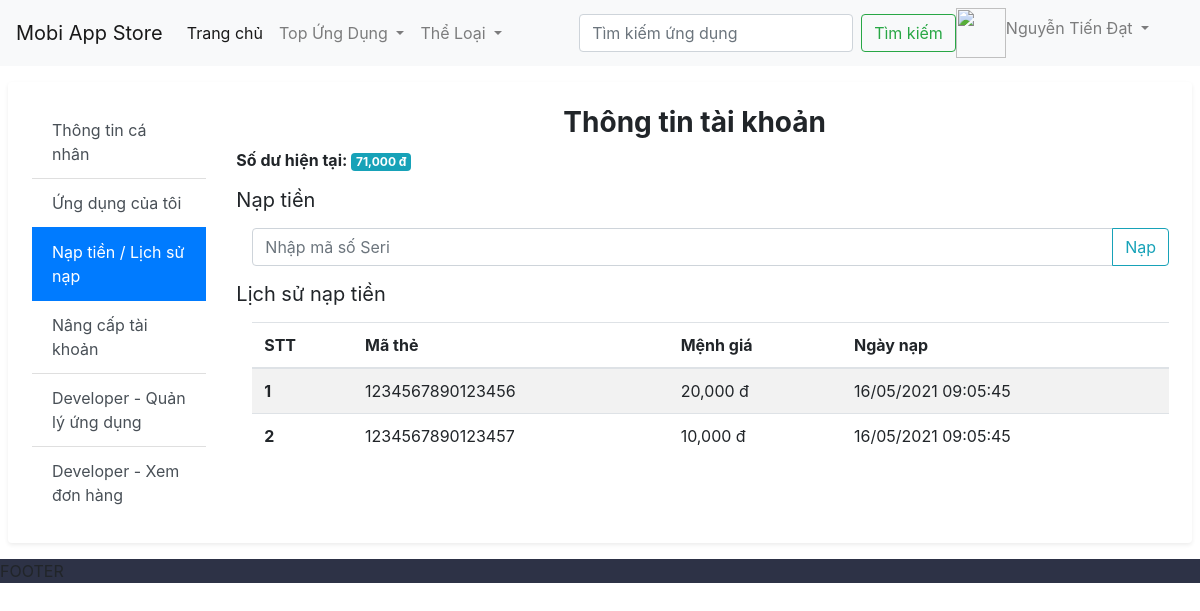
The page /account/balance.php (signed in) on the database its author committed.
### tables this page shows
CREATE TABLE `accounts` (
  `id` int(11) NOT NULL,
  `email` varchar(255) NOT NULL,
  `password` varchar(40) NOT NULL COMMENT 'password hashed',
  `account_type` tinyint(4) NOT NULL DEFAULT '1' COMMENT '0: admin, 1: user, 2: developer',
  `full_name` varchar(30) NOT NULL,
  `avatar` varchar(256) DEFAULT NULL COMMENT 'Link avatar image',
  `cmnd_front_image` varchar(200) DEFAULT NULL COMMENT 'Hình cmnd mặt trước (cho dev)',
  `cmnd_back_image` varchar(200) DEFAULT NULL COMMENT 'Hình cmnd mặt sau (cho up dev)',
  `developer_name` varchar(30) DEFAULT NULL,
  `developer_email` varchar(255) DEFAULT NULL,
  `developer_phone_number` varchar(12) DEFAULT NULL,
  `developer_address` varchar(100) DEFAULT NULL,
  `balance` int(11) NOT NULL DEFAULT '0' COMMENT 'Số tiền dư trong tài khoản'
);

CREATE TABLE `deposit_history` (
  `card_id` int(11) NOT NULL,
  `account_id` int(11) NOT NULL,
  `created_time` datetime NOT NULL DEFAULT CURRENT_TIMESTAMP COMMENT 'Ngày nạp'
);

CREATE TABLE `cards` (
  `id` int(11) NOT NULL,
  `seri_number` varchar(16) NOT NULL,
  `denomination` mediumint(9) NOT NULL COMMENT 'Mệnh giá: 50k -> 500k',
  `used` tinyint(1) NOT NULL DEFAULT '0',
  `created_time` datetime NOT NULL DEFAULT CURRENT_TIMESTAMP
);

### __/Utility/AccountUtility.php (called while the page is built, shortened)
<?php
class AccountUtility
{
    private static $info = null;
    public static function isLogin()
    {
        if(self::$info === null && isset($_SESSION['account'])){
            self::$info = $_SESSION['account'];
        }
        return self::$info !== null;
    }
    public static function isDev(){
        return self::$info['account_type'] == self::DEV;
    }
}

### account/balance.php (the view, shortened to what this page needs)
<?php
$pdo = Common::getPdo();
$sql = 'SELECT balance FROM accounts WHERE id = :id';
$sth = $pdo->prepare($sql, array(PDO::ATTR_CURSOR => PDO::CURSOR_FWDONLY));
$sth->execute(array(':id' => AccountUtility::getId()));
$red = $sth->fetchAll();
$balance = $red[0]['balance'];
$sql = 'SELECT h.*,c.seri_number, c.denomination FROM deposit_history h INNER JOIN cards c ON h.card_id = c.id WHERE h.account_id = :account_id';
$sth = $pdo->prepare($sql, array(PDO::ATTR_CURSOR => PDO::CURSOR_FWDONLY));
$sth->execute(array(':account_id' => AccountUtility::getId()));
$histories = $sth->fetchAll();
$validate = [];
$data = [];
?>
<html>
<head>
    <?php require_once __DIR__ . '/../layout/head.php' ?>
    <?php require_once __DIR__ . '/../layout/header.php' ?>
</head>
<body class="naptien">
    <div class="shadow-sm p-2 m-2 bg-white rounded">
        <div class="row m-3">
            <div class="col-2 list-group list-group-flush">
                <a href="./" class="list-group-item list-group-item-action ">Thông tin cá nhân</a>
                <a href="./" class="list-group-item list-group-item-action ">Ứng dụng của tôi</a>
                <a href="#" class="list-group-item list-group-item-action active">Nạp tiền / Lịch sử nạp</a>
                <a href="../developer/upgrade.php" class="list-group-item list-group-item-action">Nâng cấp tài khoản</a>
                <?php if(AccountUtility::isDev()) { ?>
                    <a href="../developer/my-dev-app.php" class="list-group-item list-group-item-action">Developer - Quản lý ứng dụng</a>
                    <a href="../developer/my-order-list.php" class="list-group-item list-group-item-action">Developer - Xem đơn hàng</a>
                <?php }?>
            </div>
            <div class="col">
                <h3 class="text-center font-weight-bolder">Thông tin tài khoản</h3>
                <div class="font-weight-bolder">
                    Số dư hiện tại: <span class="badge badge-info"><?= number_format($balance, 0, '', ',') ?> <span>đ
                </div>
                <div>
                    <form action="" method="post" autocomplete="off">
                        <h5 class="font-weight-normal mt-3"> Nạp tiền </h5>
                        <div class="input-group m-3">
                            <input value="<?= isset($data['seriNumber']) ? $data['seriNumber'] : ''  ?>" type="text" name="seriNumber" class="form-control <?= isset($validate['seriNumber']) ? 'is-invalid' : '' ?>" placeholder="Nhập mã số Seri">
                            <div class="input-group-append">
                                <button class="btn btn-outline-info" type="submit" id="button-addon2">Nạp</button>
                            </div>
                        </div>
                    </form>
                </div>
                <h5 class="font-weight-normal">Lịch sử nạp tiền</h5>
                <table class="table table-striped m-3">
                    <thead>
                        <tr>
                            <th scope="col">STT</th>
                            <th scope="col">Mã thẻ</th>
                            <th scope="col">Mệnh giá</th>
                            <th scope="col">Ngày nạp</th>
                        </tr>
                    </thead>
                    <tbody>
                        <?php
                        $historyIndex = 0;
                        foreach ($histories as $hisotry) {
                            $historyIndex++;
                        ?>
                            <tr>
                                <th scope="row"><?= $historyIndex ?></th>
                                <td><?= $hisotry['seri_number'] ?></td>
                                <td><?= number_format($hisotry['denomination'], 0, '', ',')  ?> đ</td>
                                <td><?php
                                if(isset($hisotry['created_time'])){
                                    $date = new DateTime($hisotry['created_time']);
                                    echo $date->format('d/m/Y h:m:s');
                                } else {
                                    $date = new DateTime();
                                    echo $date->format('d/m/Y h:m:s');
                                }
                                ?></td>
                            </tr>
                        <?php } ?>
                    </tbody>
                </table>
            </div>
        </div>
    </div>
</body>
<?php require_once __DIR__ . '/../layout/footer.php' ?>
</html>

### rows shown on the page
accounts: balance "71,000"
deposit_history: card.seri_number "1234567890123456", card.denomination "20,000", created_time "16/05/2021 09:05:45"
deposit_history: card.seri_number "1234567890123457", card.denomination "10,000", created_time "16/05/2021 09:05:45"

### other values the page prints
AccountUtility::getFullName() "Nguyễn Tiến Đạt"
